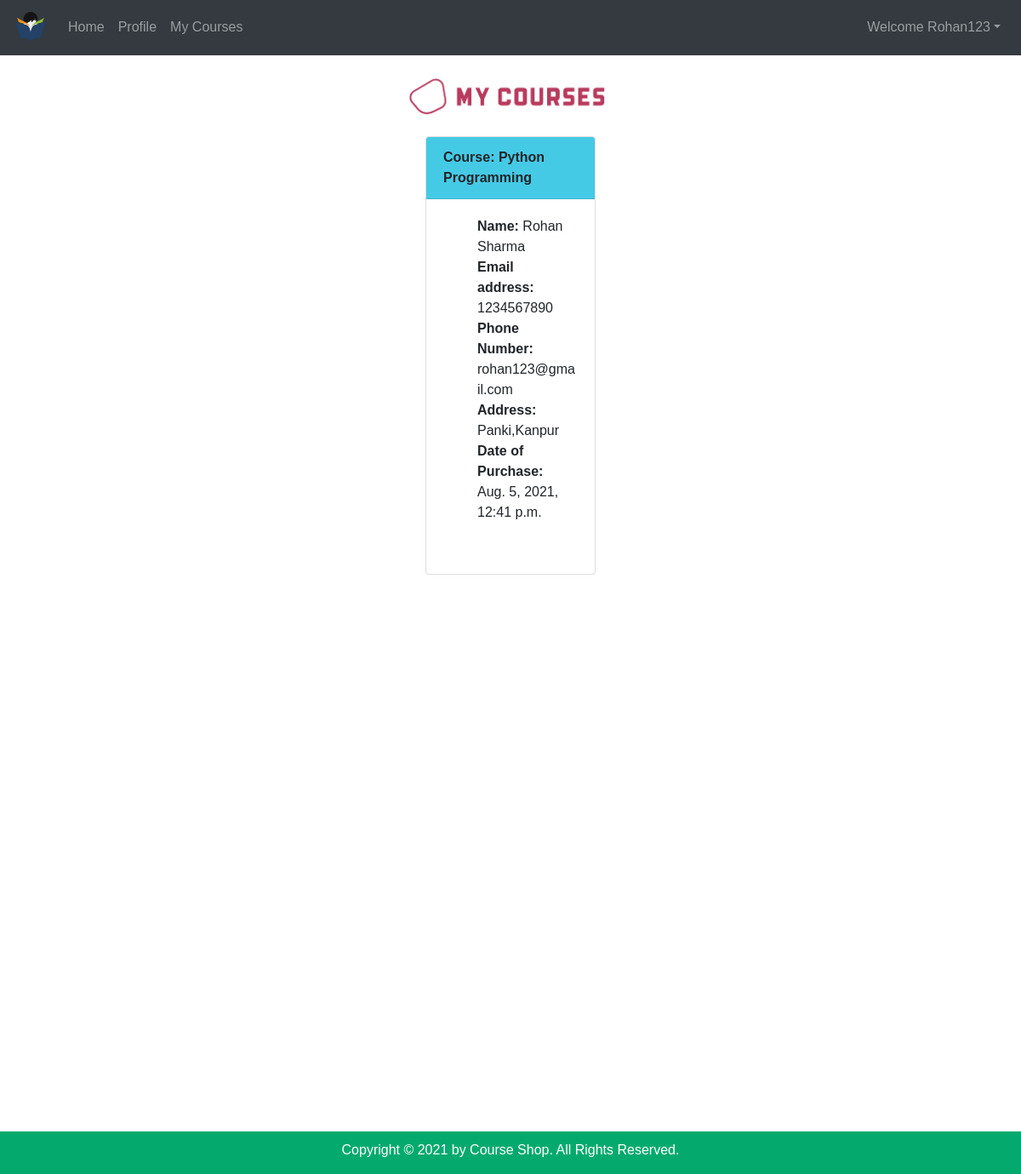
Page /mycourses (signed in) on the committed database.
### Course_Shop/models.py (models this page shows)
class Order(models.Model):
    sno= models.AutoField(primary_key=True)
    name= models.CharField(max_length=255)
    email= models.CharField(max_length=100)
    phone= models.CharField(max_length=13)
    address= models.CharField(max_length=255)
    course = models.CharField(max_length=255)
    timeStamp=models.DateTimeField(auto_now_add=True)
    user1 = models.ForeignKey(User,on_delete=models.CASCADE)

### Course_Shop/views.py (the view)
# urls.py: path('mycourses', views.mycourses, name="mycourses"),
def mycourses(request):
    log_user = request.user
    order1 = Order.objects.filter(user1 = log_user)
    return render(request,'mycourses.html',{'order1' : order1})

### templates/mycourses.html (shortened to what this page needs)
<!DOCTYPE html>
{% load static %}
<html>
<head>
        <link rel="stylesheet" href="https://stackpath.bootstrapcdn.com/bootstrap/4.5.2/css/bootstrap.min.css">
    <link rel="stylesheet" href="https://stackpath.bootstrapcdn.com/bootstrap/4.5.2/css/bootstrap.min.css">
    <link href='{% static 'css_sheet.css' %}' rel='stylesheet'>
</head>
<body style="margin:0">
  <nav class="navbar navbar-expand-lg navbar-dark bg-dark">
  <a class="navbar-brand" href="#"><img src='{% static "img/logo1.png" %}' width="40px"></a>
      <div class="collapse navbar-collapse" id="navbarSupportedContent">
        <ul class="navbar-nav mr-auto">
          <li class="nav-item {% block homeactive %}  {% endblock homeactive %}">
            <a class="nav-link" href="/afterlogin">Home <span class="sr-only">(current)</span></a>
          </li>
          <li class="nav-item {% block aboutactive %}  {% endblock aboutactive %}" >
            <a class="nav-link" href="/profile">Profile</a>
          </li>
          <li class="nav-item {% block contactactive %}  {% endblock contactactive %} ">
            <a class="nav-link" href="#">My Courses</a>
          </li>
        </ul>
        <ul class="navbar-nav ml-2">
        <li class="nav-item dropdown">
        <a class="nav-link dropdown-toggle" href='#' id="navbarDropdown" role="button" data-toggle="dropdown"> Welcome {{request.user}}</a>
              </li>
              </ul>
      </nav>
        <img src='{% static "img/mycourses.png" %}' width="250px" class="center">
<div id="yash">
{% for ord in order1 %}
<div class="card" id="comp">
<div>
  <div class="card-header" id="head">
    <strong>Course: {{ord.course}}</strong>
  </div>
  <div class="card-body">
    <ul style="  list-style-type: none;">
    <li><strong>Name:</strong>&nbsp{{ ord.name}}</li>
    <li><strong>Email address:</strong>&nbsp {{ ord.phone}}</li>
    <li><strong>Phone Number:</strong>&nbsp {{ ord.email}}</li>
    <li><strong>Address:</strong>&nbsp {{ ord.address}}</li>
    <li><strong>Date of Purchase:</strong>&nbsp {{ ord.timeStamp}}</li>
    </ul>
    </div>
</div>
<br>
</div>
<br>
{% endfor %}
      <div class="footer1">
          <p>Copyright © 2021 by Course Shop. All Rights Reserved.</p>
      </div>
</body>
</html>

### templates/mycourses.html (style rules this page uses)
html, body { font-family: Quicksand, sans-serif; }
.footer1 { position: fixed; left: 0; bottom: 0; width: 100%; background-color: #04AA6D; color: white; text-align: center; padding-top: 10px; }
#yash { margin-bottom:180px; padding-bottom:500px; margin-left: 500px; margin-right: 500px; margin-top: 20px; }
.center { display: block; margin-left: auto; margin-right: auto; margin-top: 20px; }
#head { background-color: #45CAE6; }

### rows in the picture
Order: course "Python Programming", name "Rohan Sharma", phone "1234567890", email "rohan123@gmail.com", address "Panki,Kanpur", timeStamp "Aug. 5, 2021, 12:41 p.m."

### other values in the picture
{{ request.user }} "Rohan123"
